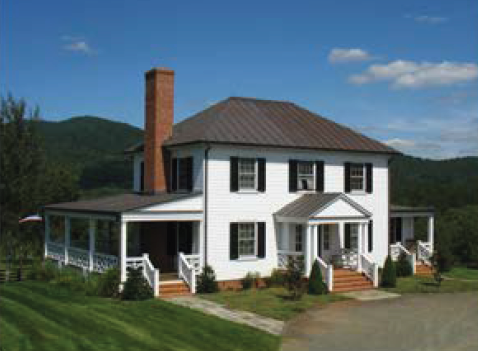
#> input picture img/05_house.png, 478 x 351 px
$ python 05-filter_emboss.py
#> lines starting #> are read from the running program, lines starting #| are printed output that depends on the picture
import cv2
import numpy as np
import matplotlib.pyplot as plt

# Read the input image
img = cv2.imread(r'img/05_house.png')
#> img is the input picture: shape (351, 478, 3); mean B, G, R 109.4, 102.9, 85.4

# Convert to grayscale for embossing
gray = cv2.cvtColor(img, cv2.COLOR_BGR2GRAY)
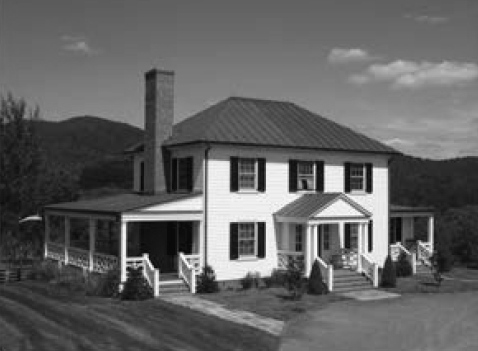
#> gray: shape (351, 478); min 6, max 254, mean 98.4

# Define emboss kernels
kernel_emboss_1 = np.array([[0, -1, -1],
                            [1,  0, -1],
                            [1,  1,  0]])

kernel_emboss_2 = np.array([[-1, -1, 0],
                            [-1,  0, 1],
                            [ 0,  1, 1]])

kernel_emboss_3 = np.array([[ 1,  0,  0],
                            [ 0,  0,  0],
                            [ 0,  0, -1]])

# Apply emboss filters and add 128 to shift intensity
output_1 = cv2.filter2D(gray, -1, kernel_emboss_1) + 128
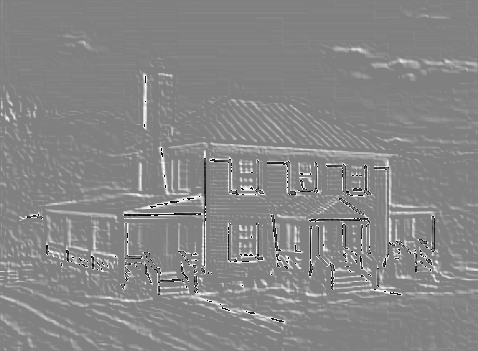
#> output_1: shape (351, 478); min 0, max 255, mean 134.8
output_2 = cv2.filter2D(gray, -1, kernel_emboss_2) + 128
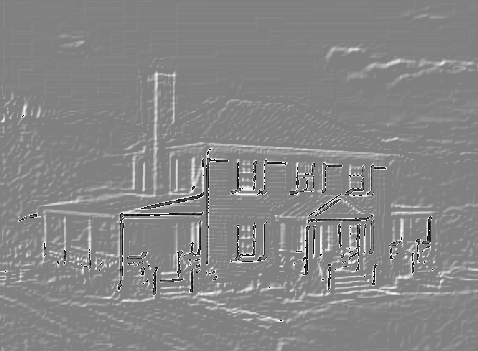
#> output_2: shape (351, 478); min 0, max 255, mean 134.3
output_3 = cv2.filter2D(gray, -1, kernel_emboss_3) + 128
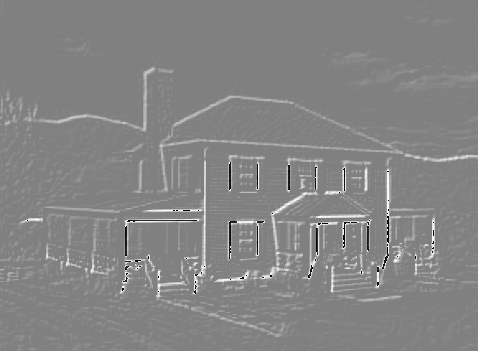
#> output_3: shape (351, 478); min 0, max 255, mean 132.5

# Plot original and embossed images
titles = ['Original', 'Emboss - South West', 'Emboss - South East', 'Emboss - North West']
images = [gray, output_1, output_2, output_3]

plt.figure(figsize=(12, 6))
for i in range(4):
    plt.subplot(2, 2, i + 1)
    plt.imshow(images[i], cmap='gray')
    plt.title(titles[i])
    plt.axis('off')

plt.tight_layout()
plt.show()

$ run again, with img/01.png copied over img/05_house.png
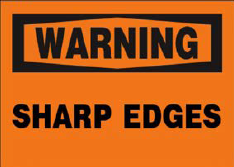
#> input picture img/01.png, 234 x 167 px
#> img is the input picture: shape (167, 234, 3); mean B, G, R 25, 90, 180.3
#> `gray = cv2.cvtColor(img, cv2.COLOR_BGR2GRAY)`:
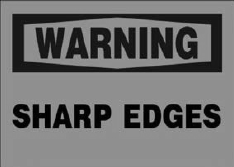
#> gray: shape (167, 234); min 0, max 166, mean 109.6
#> `output_3 = cv2.filter2D(gray, -1, kernel_emboss_3) + 128`:
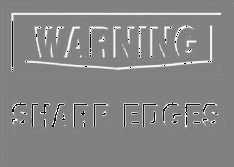
#> output_3: shape (167, 234); min 0, max 255, mean 134

$ run again, with img/03_train.png copied over img/05_house.png
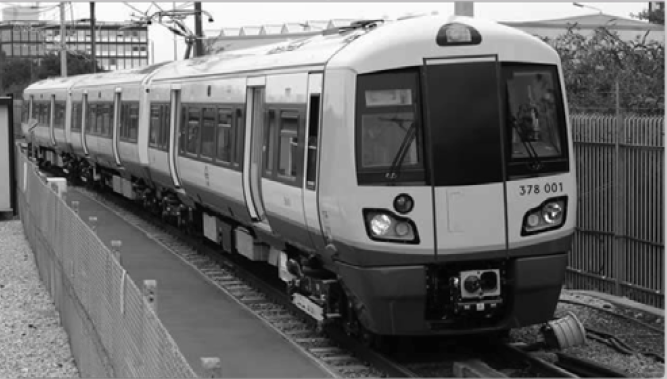
#> input picture img/03_train.png, 667 x 379 px
#> img is the input picture: shape (379, 667, 3); mean B, G, R 104.6, 104.6, 104.6
#> `output_3 = cv2.filter2D(gray, -1, kernel_emboss_3) + 128`:
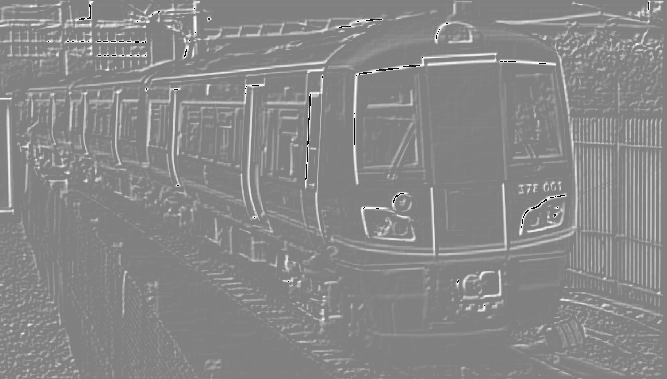
#> output_3: shape (379, 667); min 0, max 255, mean 136
#> `plt.show()`:
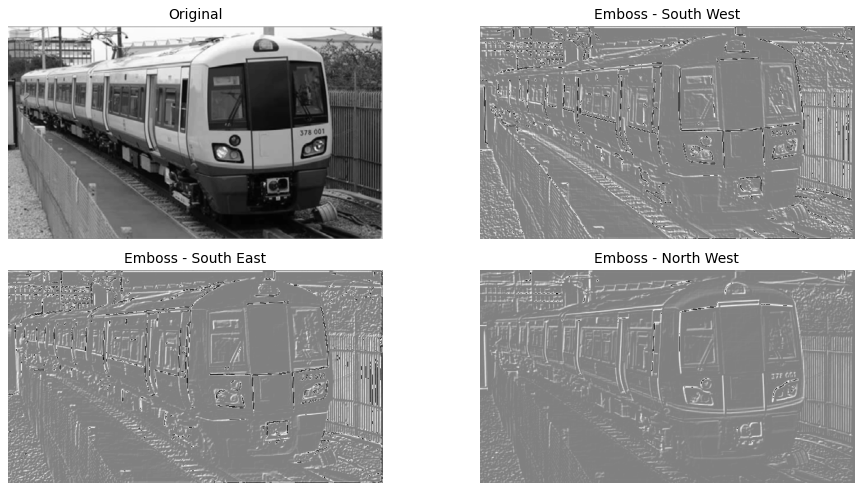
#> figure drawn by matplotlib, 4 panels
